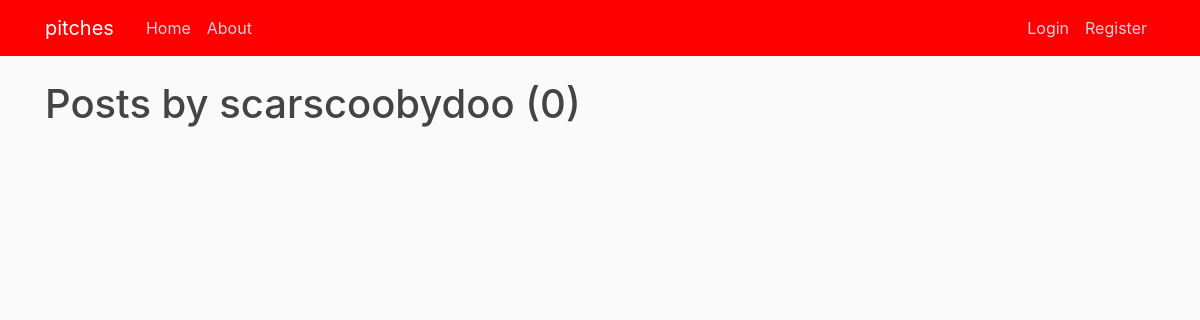
Before: /user/scarscoobydoo with the older database file.
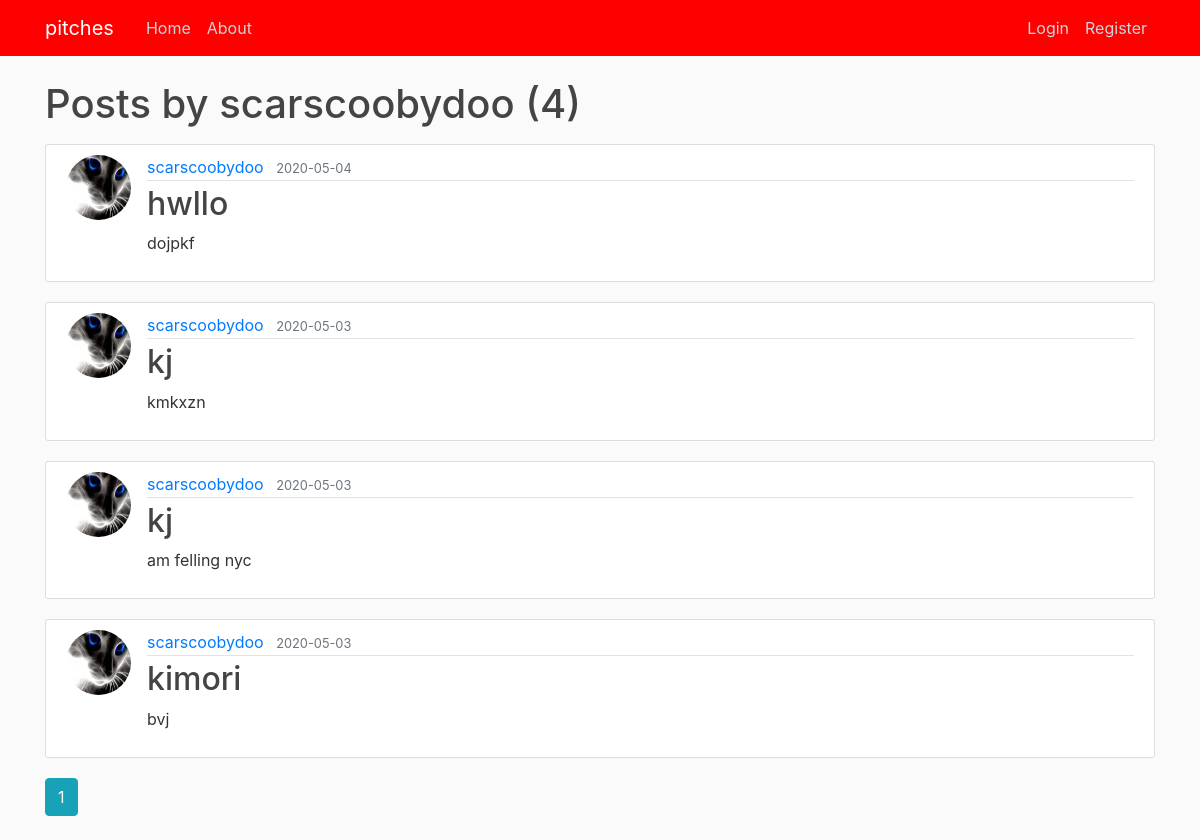
After: the same page with the newer database file.
### flask3/models.py (models this page shows, shortened)
class User(db.Model,UserMixin):
    id = db.Column(db.Integer, primary_key=True)
    username = db.Column(db.String(20), unique=True, nullable=False)
    email = db.Column(db.String(120), unique=True, nullable=False)
    image_file = db.Column(db.String(20), nullable=False, default='default.jpg')
    password = db.Column(db.String(60), nullable=False)
    posts = db.relationship('Post', backref='author', lazy=True)
    comment = db.relationship('Comment', backref='author', lazy=True)

class Post(db.Model):
    id = db.Column(db.Integer, primary_key=True)
    title = db.Column(db.String(100), nullable=False)
    date_posted = db.Column(db.DateTime, nullable=False, default=datetime.utcnow)
    content = db.Column(db.Text, nullable=False)
    user_id = db.Column(db.Integer, db.ForeignKey('user.id'), nullable=False)

### flask3/users/routes.py (the view)
@users.route("/user/<string:username>")
def user_posts(username):
    page = request.args.get('page', 1, type=int)
    user = User.query.filter_by(username=username).first_or_404()
    posts = Post.query.filter_by(author=user)\
        .order_by(Post.date_posted.desc())\
        .paginate(page=page, per_page=5)
    return render_template('user_posts.html', posts=posts, user=user)

### flask3/templates/user_posts.html
{% extends "layout.html" %}
{% block content %}
    <h1 class="mb-3">Posts by {{ user.username }} ({{ posts.total }})</h1>
    {% for post in posts.items %}
        <article class="media content-section">
          <img class="rounded-circle article-img" src="{{ url_for('static', filename='profile_pics/' + post.author.image_file) }}">
          <div class="media-body">
            <div class="article-metadata">
              <a class="mr-2" href="{{ url_for('users.user_posts', username=post.author.username) }}">{{ post.author.username }}</a>
              <small class="text-muted">{{ post.date_posted.strftime('%Y-%m-%d') }}</small>
            </div>
            <h2><a class="article-title" href="{{ url_for('posts.post', post_id=post.id) }}">{{ post.title }}</a></h2>
            <p class="article-content">{{ post.content }}</p>
          </div>
        </article>
    {% endfor %}
    {% for page_num in posts.iter_pages(left_edge=1, right_edge=1, left_current=1, right_current=2) %}
      {% if page_num %}
        {% if posts.page == page_num %}
          <a class="btn btn-info mb-4" href="{{ url_for('users.user_posts', username=user.username, page=page_num) }}">{{ page_num }}</a>
        {% else %}
          <a class="btn btn-outline-info mb-4" href="{{ url_for('users.user_posts', username=user.username, page=page_num) }}">{{ page_num }}</a>
        {% endif %}
      {% else %}
        ...
      {% endif %}
    {% endfor %}
{% endblock content %}

### flask3/templates/layout.html (shortened to what this page needs)
<!doctype html>
<html lang="en">
<head>
  <link rel="stylesheet" href="https://stackpath.bootstrapcdn.com/bootstrap/4.3.1/css/bootstrap.min.css"
>
  <link rel="stylesheet" type="text/css" href="{{ url_for('static', filename='main.css') }}">
</head>
<body>
  <header class="site-header">
    <nav class="navbar navbar-expand-md navbar-dark bg-steel fixed-top">
      <div class="container">
        <a class="navbar-brand mr-4" href="/"> pitches</a>
        <div class="collapse navbar-collapse" id="navbarToggle">
          <div class="navbar-nav mr-auto">
            <a class="nav-item nav-link" href="{{ url_for('main.home')}}">Home</a>
            <a class="nav-item nav-link" href="{{ url_for('main.about')}}">About</a>
          </div>
          <div class="navbar-nav">
            {% if current_user.is_authenticated %}
            <a class="nav-item nav-link" href="{{url_for('posts.comments') }}">comments</a>
            <a class="nav-item nav-link" href="{{url_for('posts.new_post') }}">New pitch</a>
            <a class="nav-item nav-link" href="{{ url_for('users.account') }}">Account</a>
            <a class="nav-item nav-link" href="{{ url_for('users.logout') }}">Logout</a>
            {% else %}
            <a class="nav-item nav-link" href="{{ url_for('users.login')  }}">Login</a>
            <a class="nav-item nav-link" href="{{url_for('users.register') }}">Register</a>
            {% endif %}
          </div>
        </div>
      </div>
    </nav>
  </header>
  <main role="main" class="container">
    <div class="row">
      <div class="col-md-12">
        {% block content %}{% endblock %}
      </div>
    </div>
  </main>
</body>
</html>

### flask3/static/main.css (style rules this page uses)
body { background: #fafafa; color: #333333; margin-top: 5rem; }
h1, h2, h3, h4, h5, h6 { color: #444444; }
.bg-steel { background-color: red; }
.site-header .navbar-nav .nav-link { color: #cbd5db; }
.content-section { background: #ffffff; padding: 10px 20px; border: 1px solid #dddddd; border-radius: 3px; margin-bottom: 20px; }
.article-title { color: #444444; }
.article-content { white-space: pre-line; }
.article-img { height: 65px; width: 65px; margin-right: 16px; }
.article-metadata { padding-bottom: 1px; margin-bottom: 4px; border-bottom: 1px solid #e3e3e3 }

Changed rows visible on the page:
added Post: image_file (picture), author.username "scarscoobydoo", date_posted "2020-05-04", title "hwllo", content "dojpkf"
added Post: image_file (picture), author.username "scarscoobydoo", date_posted "2020-05-03", title "kj", content "kmkxzn"
added Post: image_file (picture), author.username "scarscoobydoo", date_posted "2020-05-03", title "kj", content "am felling nyc"
added Post: image_file (picture), author.username "scarscoobydoo", date_posted "2020-05-03", title "kimori", content "bvj"
Other visible differences:
{{ posts.total }}: "0" → "4"
new list line: "1"
